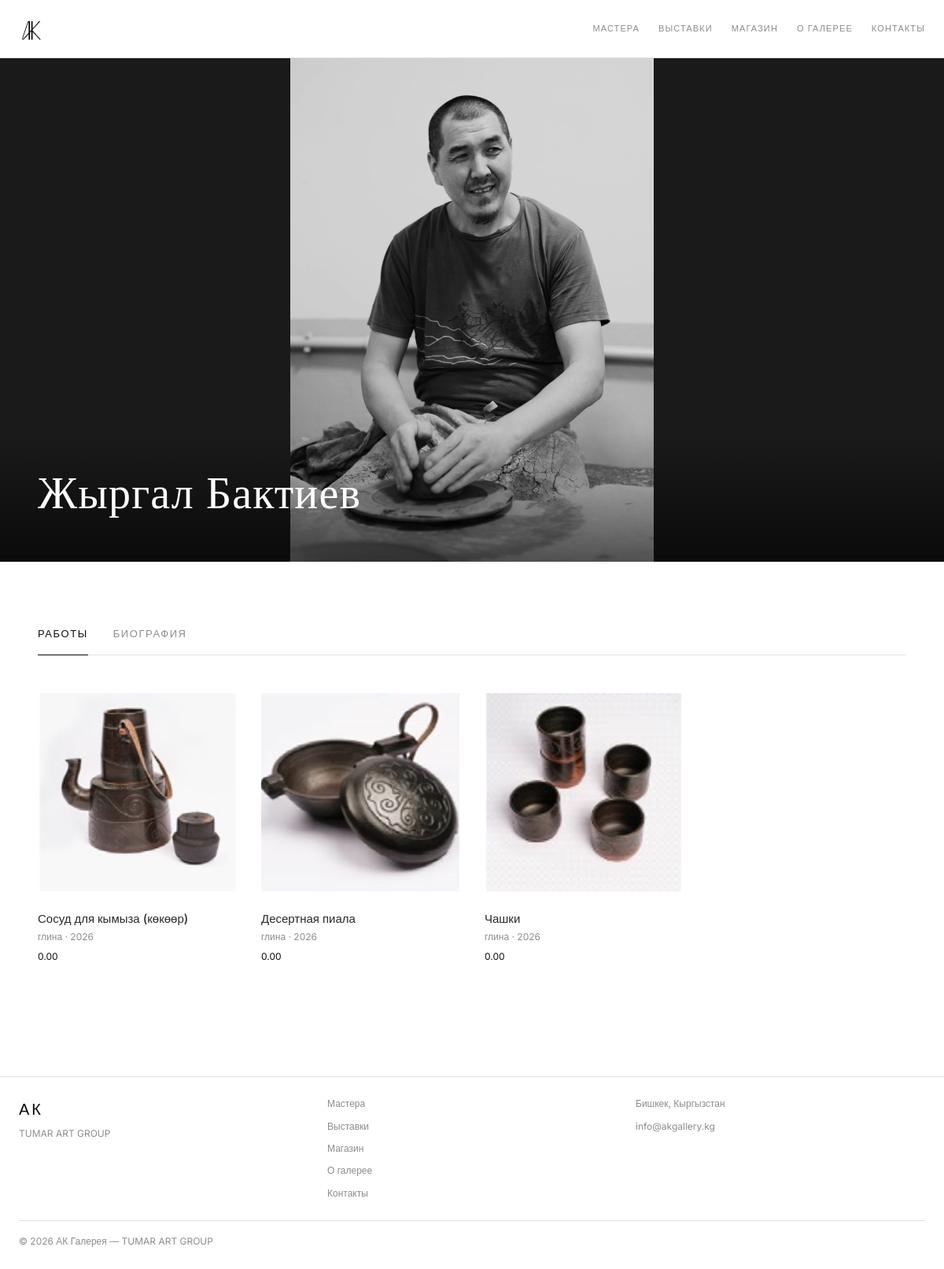
Page /artists/5/ on the committed database.
### artists/models.py (models this page shows, shortened)
class Artist(models.Model):
    name = models.CharField(max_length=200)  # имя художника
    order = models.IntegerField(default=0)
    bio = models.TextField(blank=True)  # биография
    quote = models.CharField(max_length=300, blank=True)  # цитата художника
    photo = models.ImageField(upload_to='artists/')  # фото художника
    city = models.CharField(max_length=100, blank=True)  # город
    medium = models.CharField(max_length=200, blank=True)  # техника (живопись, войлок...)
    qr_code = models.ImageField(upload_to='qr_codes/', blank=True)  # QR код

class Artwork(models.Model):
    artist = models.ForeignKey(Artist, on_delete=models.CASCADE, related_name='artworks')
    title = models.CharField(max_length=200)  # название работы
    year = models.IntegerField(blank=True, null=True)  # год
    medium = models.CharField(max_length=200, blank=True)  # материал
    weight = models.CharField(max_length=100, blank=True)  # вес работы
    dimensions = models.CharField(max_length=100, blank=True)  # размер
    description = models.TextField(blank=True)  # описание
    image = models.ImageField(upload_to='artworks/')  # фото работы
    price = models.CharField(max_length=100, blank=True)  # цена (опционально)
    designed_by = models.ManyToManyField(Artist, blank=True, related_name='designed_artworks')
    made_by = models.ManyToManyField(Artist, blank=True, related_name='made_artworks')
    designed_by_workshops = models.ManyToManyField('Workshop', blank=True, related_name='designed_artworks')
    made_by_workshops = models.ManyToManyField('Workshop', blank=True, related_name='made_artworks')

### artists/views.py (the view)
# urls.py: path('<int:pk>/', views.artist_detail, name='artist_detail'),
def artist_detail(request, pk):
    artist = get_object_or_404(Artist, pk=pk)
    artworks = artist.artworks.all()
    return render(request, 'artists/artist_detail.html', {'artist': artist, 'artworks': artworks})

### templates/artists/artist_detail.html (shortened to what this page needs)
{% extends 'base.html' %}
{% load static %}
{% block content %}
<section class="artist-hero-fullscreen">
    {% if artist.photo %}
        <img src="{{ artist.photo.url }}" alt="{{ artist.name }}" class="artist-hero-image">
    {% else %}
        <div class="artist-hero-placeholder"></div>
    {% endif %}
    <div class="artist-hero-overlay">
        <h1 class="artist-hero-name">{{ artist.name }}</h1>
    </div>
</section>
<section class="artist-tabs-section">
    <div class="artist-tabs">
        <button class="artist-tab artist-tab--active" onclick="switchTab('artworks', this)">Работы</button>
        <button class="artist-tab" onclick="switchTab('documents', this)">Биография</button>
    </div>
    <div id="artworks-panel" class="artist-panel artist-panel--active">
        {% if artworks %}
            <div class="artworks-grid">
                {% for artwork in artworks %}
                <a href="/artists/artwork/{{ artwork.id }}/" class="artwork-card">
                    {% if artwork.image %}
                        <img src="{{ artwork.image.url }}" alt="{{ artwork.title }}">
                    {% else %}
                        <div style="aspect-ratio:1/1;background:var(--grey-3);"></div>
                    {% endif %}
                    <div class="card-body">
                        <h3 class="artwork-title">{{ artwork.title }}</h3>
                        <p class="artwork-meta">{{ artwork.medium }}{% if artwork.year %} · {{ artwork.year }}{% endif %}</p>
                        {% if artwork.price %}
                            <p class="artwork-meta artwork-price-small">{{ artwork.price }}</p>
                        {% endif %}
                    </div>
                </a>
                {% endfor %}
            </div>
        {% else %}
            <p class="empty-state">Работы этого мастера скоро появятся.</p>
        {% endif %}
    </div>
</section>
{% endblock %}

### static/css/style.css (style rules this page uses)
:root { --black: #0D0D0D; --dark: #2A2A2A; --grey-1: #8C8C8C; --grey-2: #E0E0E0; --grey-3: #F5F4F0; --gold: #C8A97E; --white: #FFFFFF; --font-serif: 'Cormorant Garamond', Georgia, serif; --font-sans: 'Inter', sans-serif; }
* { box-sizing: border-box; margin: 0; padding: 0; }
body { font-family: var(--font-sans); color: var(--dark); background: var(--white); font-size: 15px; line-height: 1.7; }
.card-body { padding: 14px 0; }
.artworks-grid { display: grid; grid-template-columns: repeat(auto-fill, minmax(220px, 1fr)); gap: 32px; }
.artwork-card { text-decoration: none; color: inherit; display: block; }
.artwork-card img { width: 100%; aspect-ratio: 1/1; object-fit: cover; transition: opacity 0.3s; }
.artwork-title { font-size: 15px; font-weight: 500; margin: 12px 0 4px; }
.artwork-meta { font-size: 12px; color: var(--grey-1); margin: 0; }
.artist-hero-fullscreen { position: relative; width: 100%; height: 80vh; min-height: 500px; overflow: hidden; background: #1a1a1a; }
.artist-hero-image { position: absolute; top: 0; left: 0; width: 100%; height: 100%; object-fit: contain; object-position: center; opacity: 0.85; }
.artist-hero-overlay { position: absolute; bottom: 0; left: 0; right: 0; padding: 48px; background: linear-gradient(to top, rgba(0,0,0,0.6) 0%, transparent 100%); color: white; }
.artist-hero-name { font-family: var(--font-serif); font-size: 56px; font-weight: 300; letter-spacing: 0.02em; color: white; margin-bottom: 8px; line-height: 1.1; }
.artist-tabs-section { padding: 64px 48px 80px; }
.artist-tabs { display: flex; gap: 32px; border-bottom: 0.5px solid var(--grey-2); margin-bottom: 48px; }
.artist-tab { background: none; border: none; padding: 16px 0; font-family: var(--font-sans); font-size: 13px; text-transform: uppercase; letter-spacing: 0.12em; color: var(--grey-1); cursor: pointer; position: relative; transition: color 0.2s; }
.artist-tab--active { color: var(--black); }
.artist-tab--active::after { content: ''; position: absolute; bottom: -0.5px; left: 0; right: 0; height: 1px; background: var(--black); }
.artist-panel { display: none; }
.artist-panel--active { display: block; }
.artwork-price-small { margin-top: 4px; color: var(--black); }

### rows in the picture
Artist: photo (picture), name "Жыргал Бактиев"
Artwork: image (picture), title "Сосуд для кымыза (көкөөр)", medium "глина", year "2026", price "0.00"
Artwork: image (picture), title "Десертная пиала", medium "глина", year "2026", price "0.00"
Artwork: image (picture), title "Чашки", medium "глина", year "2026", price "0.00"
